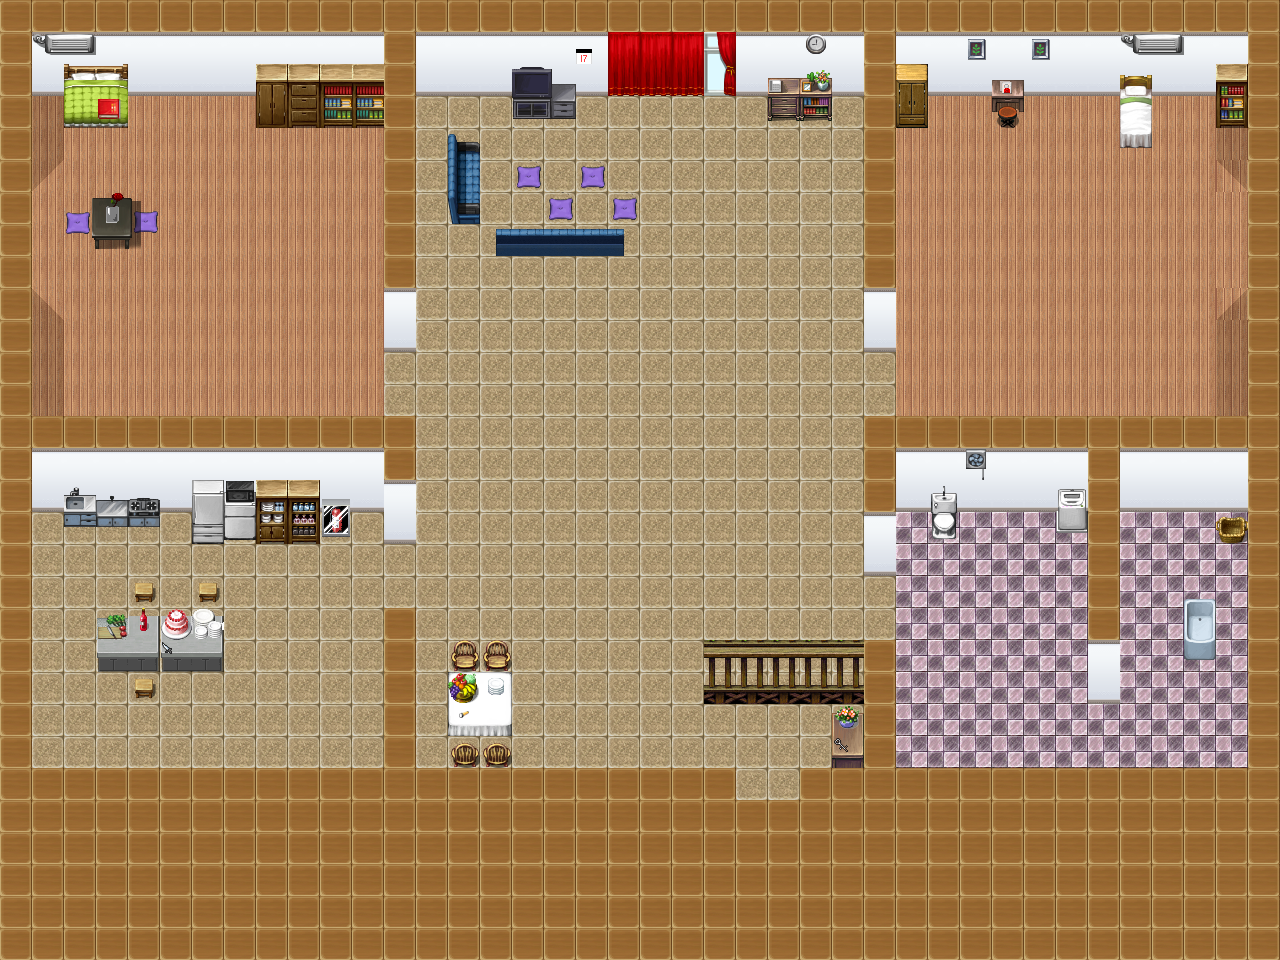

This is a level from a 2D game, rendered from its Tiled map with the project's own tilesets. A one-line summary and the map file follow, with tile-layer data summarised:
An orthogonal 40x30 tile map with 32x32 px tiles, 6 tile layers (walk, floor, wall, furniture, ...).

<map version="1.0" orientation="orthogonal" width="40" height="30" tilewidth="32" tileheight="32">
 <tileset firstgid="1" name="apartment-tilesets" tilewidth="32" tileheight="32">
  <image source="apartment-tilesets.png" width="320" height="960" />
  <tile id="1">
   <properties>
    <property name="allow_movement" value="1" />
   </properties>
  </tile>
  <tile id="2">
   <properties>
    <property name="allow_movement" value="1" />
   </properties>
  </tile>
  <tile id="3">
   <properties>
    <property name="allow_movement" value="1" />
   </properties>
  </tile>
  <tile id="5">
   <properties>
    <property name="info" value="天都快黑了，为什么小熹还不回家？" />
    <property name="itemID" value="8" />
   </properties>
  </tile>
  <tile id="14">
   <properties>
    <property name="info" value="12月17日，小熹的生日" />
    <property name="itemID" value="10" />
   </properties>
  </tile>
  <tile id="15">
   <properties>
    <property name="info" value="天都快黑了，为什么小熹还不回家？" />
    <property name="itemID" value="8" />
   </properties>
  </tile>
  <tile id="27">
   <properties>
    <property name="info" value="新插上的蔷薇花" />
    <property name="itemID" value="2" />
   </properties>
  </tile>
  <tile id="29">
   <properties>
    <property name="info" value="得到了一个手电筒" />
    <property name="itemID" value="4" />
   </properties>
  </tile>
  <tile id="36">
   <properties>
    <property name="info" value="小熹的画越画越好了。" />
    <property name="itemID" value="14" />
   </properties>
  </tile>
  <tile id="38">
   <properties>
    <property name="info" value="有一把钥匙" />
    <property name="itemID" value="12" />
   </properties>
  </tile>
  <tile id="39">
   <properties>
    <property name="info" value="一把水果刀" />
    <property name="itemID" value="6" />
   </properties>
  </tile>
  <tile id="52">
   <properties>
    <property name="info" value="好像小林把锁上了" />
    <property name="itemID" value="3" />
   </properties>
  </tile>
  <tile id="53">
   <properties>
    <property name="wardrobe" value="16" />
   </properties>
  </tile>
  <tile id="68">
   <properties>
    <property name="info" value="12月17日，小熹生日" />
    <property name="itemID" value="10" />
   </properties>
  </tile>
  <tile id="69">
   <properties>
    <property name="telephone" value="0" />
   </properties>
  </tile>
  <tile id="75">
   <properties>
    <property name="info" value="高中语文，高中数学...好多书，看着头疼，高中生真辛苦" />
    <property name="itemID" value="13" />
   </properties>
  </tile>
  <tile id="76">
   <properties>
    <property name="info" value="放满了书" />
    <property name="itemID" value="5" />
   </properties>
  </tile>
  <tile id="96">
   <properties>
    <property name="info" value="这孩子今天竟然整理了被子..." />
    <property name="itemID" value="15" />
   </properties>
  </tile>
  <tile id="151">
   <properties>
    <property name="info" value="食材和蛋糕都准备好了，就等小熹回家了。" />
    <property name="itemID" value="7" />
   </properties>
  </tile>
  <tile id="155">
   <properties>
    <property name="info" value="为小熹买的水果" />
    <property name="itemID" value="11" />
   </properties>
  </tile>
  <tile id="157">
   <properties>
    <property name="info" value="食材和蛋糕都准备好了，就等小熹回家了。" />
    <property name="itemID" value="7" />
   </properties>
  </tile>
  <tile id="184">
   <properties>
    <property name="info" value="这是小林的画册" />
    <property name="itemID" value="1" />
   </properties>
  </tile>
  <tile id="190">
   <properties>
    <property name="info" value="已经六点了" />
    <property name="itemID" value="9" />
   </properties>
  </tile>
 </tileset>
 <layer name="walk" width="40" height="30">
  <data>[1200 cells, 619 non-empty, 4 distinct tile ids]</data>
 </layer>
 <layer name="floor" width="40" height="30">
  <data>[1200 cells, 809 non-empty, 12 distinct tile ids]</data>
 </layer>
 <layer name="wall" width="40" height="30">
  <data>[1200 cells, 124 non-empty, 6 distinct tile ids]</data>
 </layer>
 <layer name="furniture" width="40" height="30">
  <data>[1200 cells, 103 non-empty, 83 distinct tile ids]</data>
 </layer>
 <layer name="items" width="40" height="30">
  <data>[1200 cells, 14 non-empty, 14 distinct tile ids]</data>
 </layer>
 <layer name="background" width="40" height="30">
  <data>[1200 cells, 389 non-empty, 4 distinct tile ids]</data>
 </layer>
</map>
